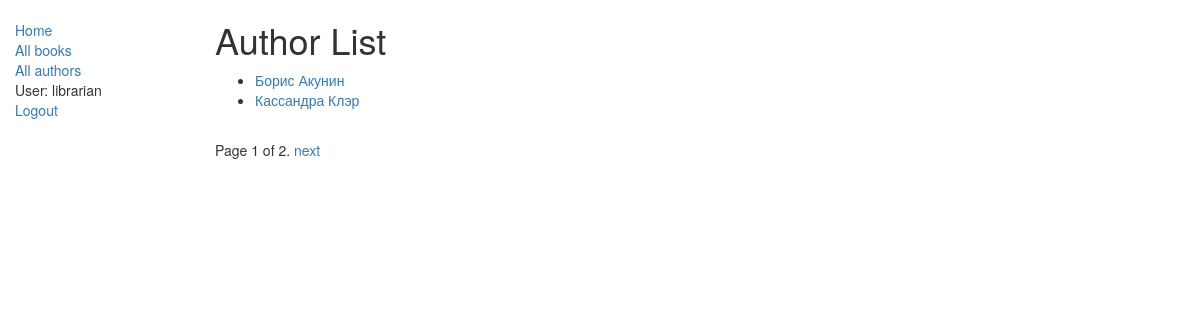
Screenshot of /catalog/authors/ (signed in) with the database file from the repository.
### catalog/models.py (models this page shows, shortened)
class Author(models.Model):
    first_name = models.CharField(max_length=100)
    last_name = models.CharField(max_length=100)
    date_of_birth = models.DateField(null=True, blank=True)
    date_of_death = models.DateField('Died', null=True, blank=True)
    def get_absolute_url(self):
        return reverse('author-detail', args=[str(self.id)])
    class Meta:
        ordering = ['last_name']

### catalog/views.py (the view)
class AuthorListView(generic.ListView):
    model = Author
    paginate_by = 2

### catalog/templates/catalog/author_list.html
{% extends "base_generic.html" %}
{% block content %}
    <h1>Author List</h1>
    {% if author_list %}
    <ul>
      {% for author in author_list %}
      <li>
        <a href="{{ author.get_absolute_url }}">{{ author.first_name }} {{ author.last_name }}</a>
      </li>
      {% endfor %}
    </ul>
    {% else %}
      <p>There are no authors in the library.</p>
    {% endif %}
{% endblock %}

### catalog/templates/base_generic.html (shortened to what this page needs)
<!DOCTYPE html>
<html lang="en">
<head>
  <link rel="stylesheet" href="https://maxcdn.bootstrapcdn.com/bootstrap/3.3.7/css/bootstrap.min.css">
  {% load static %}
  <link rel="stylesheet" href="{% static 'css/styles.css' %}">
</head>
<body>
  <div class="container-fluid">
    <div class="row">
      <div class="col-sm-2">
      {% block sidebar %}
      <ul class="sidebar-nav">
          <li><a href="{% url 'index' %}">Home</a></li>
          <li><a href="{% url 'books' %}">All books</a></li>
          <li><a href="{% url 'authors' %}">All authors</a></li>
      {% if user.is_authenticated %}
          <li>User: {{ user.get_username }}</li>
          <li><a href="{% url 'logout'%}?next={{request.path}}">Logout</a></li>
      {% else %}
          <li><a href="{% url 'login'%}?next={{request.path}}">Login</a></li>
      {% endif %}
      </ul>
     {% endblock %}
      </div>
      <div class="col-sm-10 ">
      {% block content %}{% endblock %}
{% block pagination %}
  {% if is_paginated %}
      <div class="pagination">
          <span class="page-links">
              <span class="page-current">
                  Page {{ page_obj.number }} of {{ page_obj.paginator.num_pages }}.
              </span>
              {% if page_obj.has_next %}
                  <a href="{{ request.path }}?page={{ page_obj.next_page_number }}">next</a>
              {% endif %}
          </span>
      </div>
  {% endif %}
{% endblock %}
      </div>
    </div>
  </div>
</body>
</html>

### catalog/static/css/styles.css (style rules this page uses)
.sidebar-nav { margin-top: 20px; padding: 0; list-style: none; }

### rows the page displays
Author: first_name "Борис", last_name "Акунин"
Author: first_name "Кассандра", last_name "Клэр"

### other values shown
{{ user.get_username }} "librarian"
{{ page_obj.number }} "1"
{{ page_obj.paginator.num_pages }} "2"
